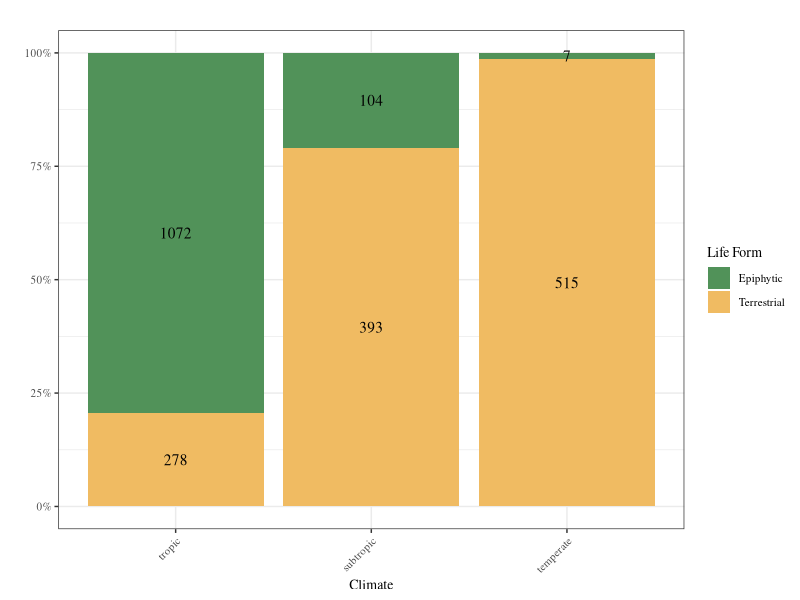
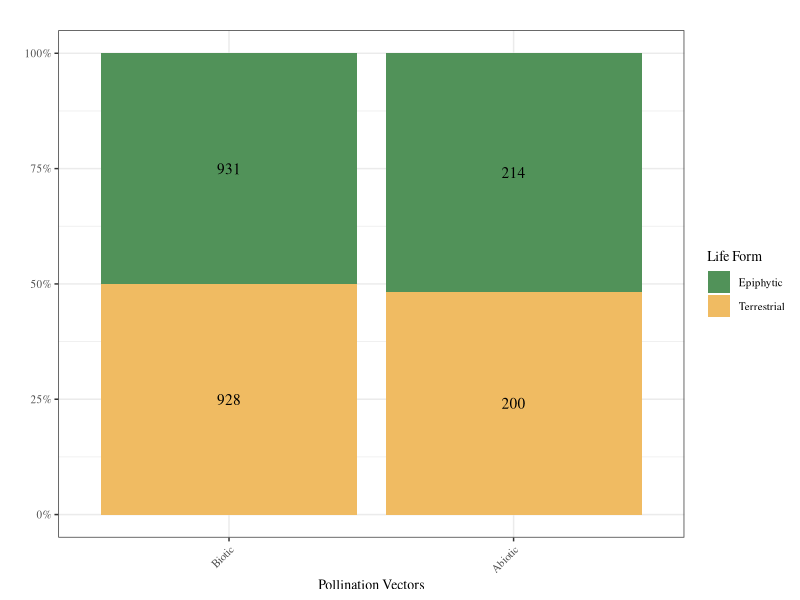
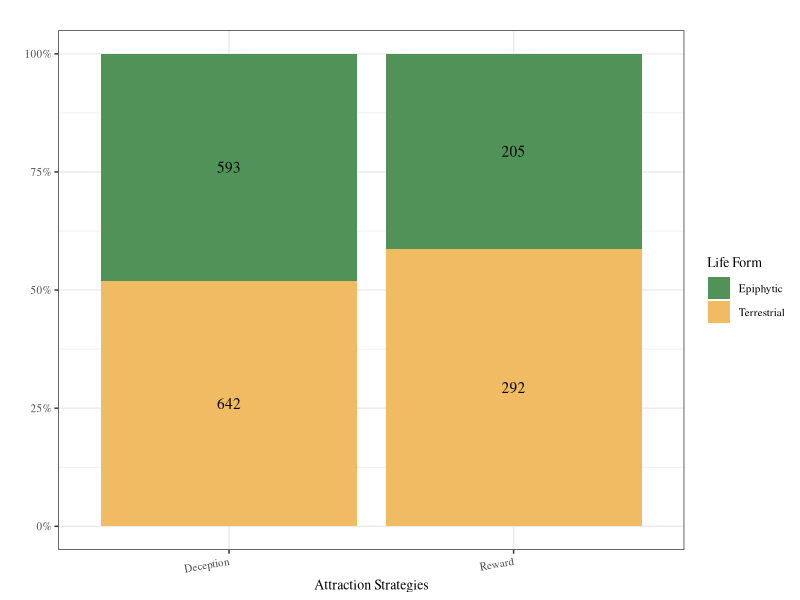
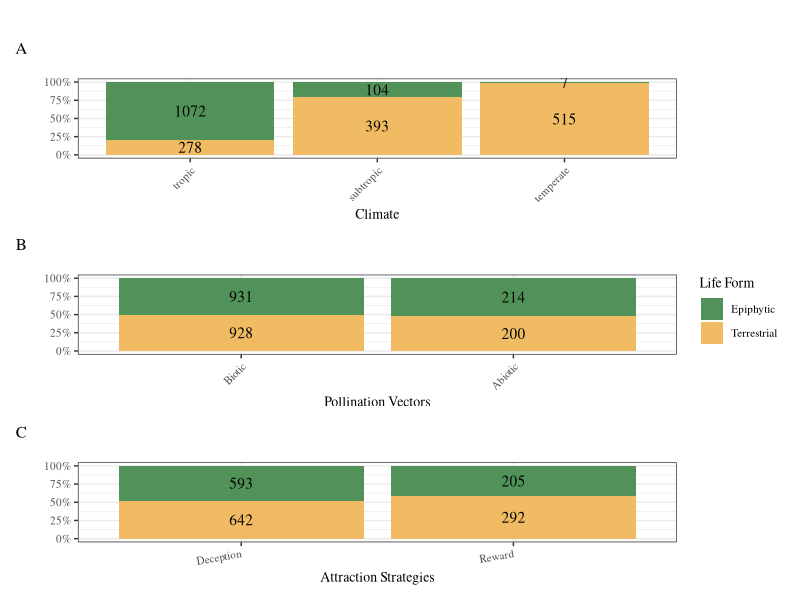

Source code (R) for these figures, in order:
library(tidyverse)
library(scales)
library(patchwork)
library(dplyr)

#  Read in data
data <- read.csv("orchid_data/orchid_traits.csv")
# data information
data %>%
    group_by(terrestrial) %>%
    summarise(counts = n())
# the distribution of the climate region
(p_climate <- data %>%
  mutate(terrestrial = ifelse(terrestrial == 0, "Epiphytic", "Terrestrial")) %>%
  group_by(terrestrial) %>%
  summarise(across(c(tropic, temperate, subtropic), sum)) %>%
  pivot_longer(cols = c(tropic, temperate, subtropic),
               values_to = "counts",
               names_to = "Climate") %>%
  ggplot(mapping = aes(x = factor(Climate, levels = c("tropic","subtropic", "temperate")),
                       y = counts,
                       fill = terrestrial)) +
  geom_bar(stat = "identity", position = "fill") +
  geom_text(aes(label = counts), position = position_fill(vjust = 0.5),family = "serif") +
  labs(x = "Climate", y = "", fill = "Life Form") +
  theme_bw() +
  scale_fill_manual(values = c("#519259", "#F0BB62")) +
  scale_y_continuous(labels = percent_format()) +
  ggtitle("") +
  theme(text = element_text(size = 10,family = "serif")) +
  theme(axis.text.x = element_text(angle = 45,hjust = 1))
)

# ggsave("orchid_result/climate_region.png", p_climate, width = 6, height = 4)

# the distribution of the pollination vectors
(p_pollination_vectors <- data %>%
  mutate(terrestrial = ifelse(terrestrial == 0, "Epiphytic", "Terrestrial"),
         pollination_vectors = ifelse(pollination_vectors == 1, "Biotic", "Abiotic")) %>%
  group_by(terrestrial,pollination_vectors) %>%
  summarize(counts = n()) %>%
  ggplot(mapping = aes(x = factor(pollination_vectors, levels = c("Biotic", "Abiotic")),
                       y = counts,
                       fill = terrestrial)) +
  geom_bar(stat = "identity", position = "fill") +
  geom_text(aes(label = counts), position = position_fill(vjust = 0.5),family = "serif") +
  labs(x = "Pollination Vectors", y = "", fill = "Life Form") +
  theme_bw() +
  scale_fill_manual(values = c("#519259", "#F0BB62")) +
  scale_y_continuous(labels = percent_format()) +
  ggtitle("") +
  theme(text = element_text(size = 10,family = "serif")) +
  theme(axis.text.x = element_text(angle = 45,hjust = 1))
)
# ggsave("orchid_result/pollination_vectors.png", p_pollination_vectors, width = 6, height = 4)

# the distribution of the attraction strategies
(p_attraction_strategies <- data %>%
  mutate(terrestrial = ifelse(terrestrial == 0, "Epiphytic", "Terrestrial"),
         attraction_strategies = ifelse(attraction_strategies == 1, "Deception", "Reward")) %>%
  group_by(terrestrial,attraction_strategies) %>%
  summarize(counts = n()) %>%
  na.omit() %>% #rm the NA data
  ggplot(mapping = aes(x = factor(attraction_strategies, levels = c("Deception", "Reward")),
                       y = counts,
                       fill = terrestrial)) +
  geom_bar(stat = "identity", position = "fill") +
  geom_text(aes(label = counts), position = position_fill(vjust = 0.5),family = "serif") +
  labs(x = "Attraction Strategies", y = "", fill = "Life Form") +
  theme_bw() +
  scale_fill_manual(values = c("#519259", "#F0BB62")) +
  scale_y_continuous(labels = percent_format()) +
  ggtitle("") +
  theme(text = element_text(size = 10,family = "serif")) +
  theme(axis.text.x = element_text(angle = 10,hjust = 1))
)
# ggsave("orchid_result/attraction_strategies.png", p_attraction_strategies, width = 6, height = 4)

# merge the three plots
p_merge <- p_climate / p_pollination_vectors / p_attraction_strategies +
  plot_layout(guides = 'collect') +
  plot_annotation(title = "", tag_levels = "A")
# 绘制svg格式的结果
ggsave("orchid_result/fig1_abc_distribution_of_lf_traits.svg", p_merge, width = 10, height = 25)